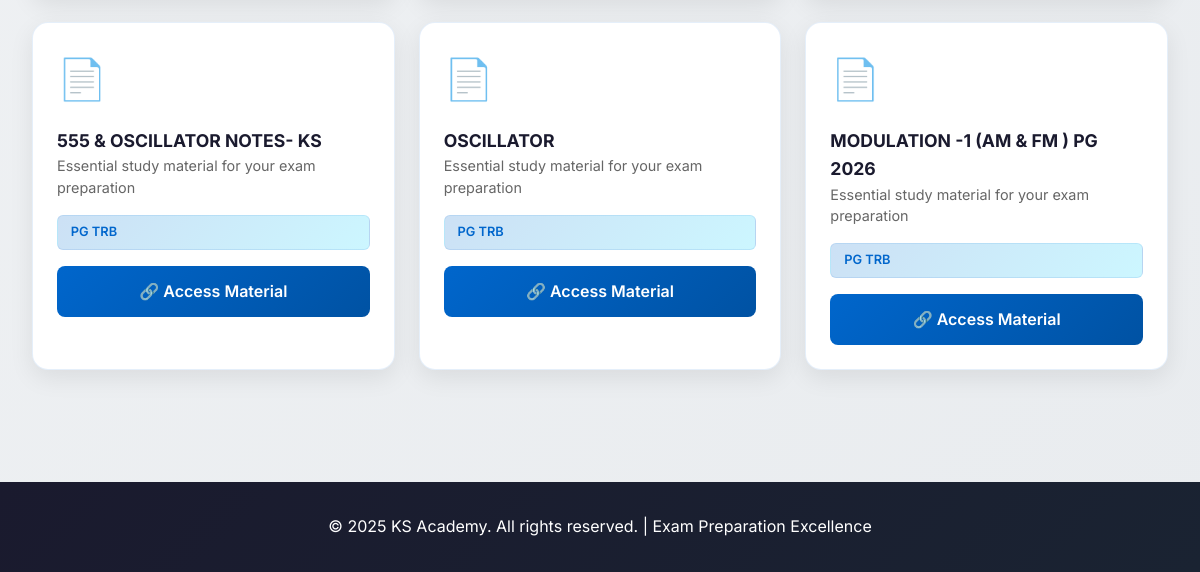
Before: /student (signed in, lower part) with the older database file.
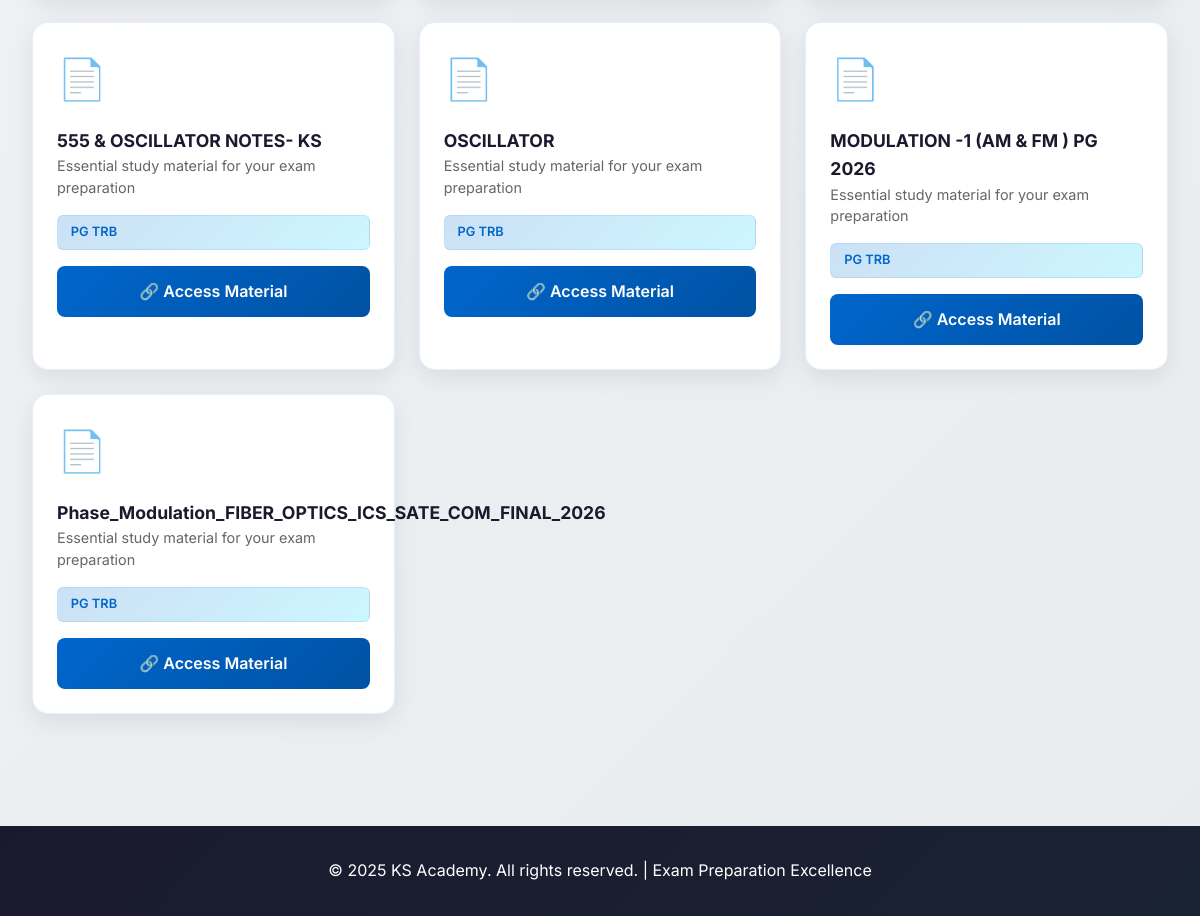
After: the same page with the newer database file.
### tables this page shows
CREATE TABLE materials (
        id INTEGER PRIMARY KEY AUTOINCREMENT,
        title TEXT NOT NULL,
        link TEXT NOT NULL,
        category TEXT NOT NULL
    );

### app.py (the view)
@app.route('/student')
def student():
    if not session.get('user') or session['user'] == 'admin':
        return redirect('/login')
    with get_db() as con:
        cur = con.cursor()
        cur.execute("SELECT name, category FROM students WHERE userid = ?", (session['user'],))
        student_data = cur.fetchone()
        if student_data:
            materials = con.execute("SELECT * FROM materials WHERE category = ?", (student_data[1],)).fetchall()
        else:
            materials = []
    return render_template("student.html",
                           student_name=student_data[0] if student_data else '',
                           userid=session.get('user'),
                           materials=materials)

### app.py (called while the page is built)
def get_db():
    conn = sqlite3.connect('data.db', check_same_thread=False)
    return conn

### templates/student.html (shortened to what this page needs)
<!DOCTYPE html>
<html lang="en">
<head>
</head>
<body>
    <div class="container">
        <section>
            {% if materials %}
            <div class="materials-grid">
                {% for mat in materials %}
                <div class="material-card">
                    <div class="material-icon">📄</div>
                    <div>
                        <h4 class="material-title">{{ mat[1] }}</h4>
                        <p class="material-description">Essential study material for your exam preparation</p>
                    </div>
                    <div class="material-category">{{ mat[3] if mat|length > 3 else 'Study Material' }}</div>
                    <a href="{{ mat[2] }}" target="_blank" class="material-link">
                        🔗 Access Material
                    </a>
                </div>
                {% endfor %}
            </div>
            {% else %}
            <div class="empty-state">
                <div class="empty-state-icon">📭</div>
                <h4>No Materials Yet</h4>
                <p>Your study materials will appear here. Check back soon!</p>
            </div>
            {% endif %}
        </section>
    </div>
    <footer>
        <p>&copy; 2025 KS Academy. All rights reserved. | Exam Preparation Excellence</p>
    </footer>
</body>
</html>

### templates/student.html (style rules this page uses)
:root { --primary: #0066cc; --primary-dark: #0052a3; --secondary: #ff6b35; --accent: #00d4ff; --success: #2ecc71; --text-dark: #1a1a2e; --text-light: #f5f5f5; --bg-light: #f8f9fa; --border-color: rgba(0, 102, 204, 0.1); }
* { margin: 0; padding: 0; box-sizing: border-box; }
html { scroll-behavior: smooth; }
body { font-family: 'Inter', -apple-system, BlinkMacSystemFont, 'Segoe UI', sans-serif; background: linear-gradient(135deg, var(--bg-light) 0%, #e9ecef 100%); color: var(--text-dark); line-height: 1.6; }
.container { max-width: 1200px; margin: 0 auto; padding: 2rem; }
.materials-grid { display: grid; grid-template-columns: repeat(auto-fill, minmax(300px, 1fr)); gap: 1.5rem; margin-bottom: 2rem; }
.material-card { background: white; border-radius: 16px; padding: 1.5rem; box-shadow: 0 8px 24px rgba(0, 0, 0, 0.08); border: 1px solid var(--border-color); transition: all 0.3s ease; animation: slideInUp 0.6s ease-out; display: flex; flex-direction: column; gap: 1rem; }
.material-icon { font-size: 2.5rem; }
.material-title { font-weight: 700; font-size: 1.1rem; color: var(--text-dark); }
.material-description { color: #666; font-size: 0.9rem; line-height: 1.5; }
.material-category { display: inline-block; background: linear-gradient(135deg, rgba(0, 102, 204, 0.2), rgba(0, 212, 255, 0.2)); color: var(--primary); padding: 0.4rem 0.8rem; border-radius: 6px; font-size: 0.8rem; font-weight: 600; border: 1px solid var(--border-color); }
.material-link { background: linear-gradient(135deg, var(--primary), var(--primary-dark)); color: white; padding: 0.8rem 1rem; border-radius: 8px; text-decoration: none; font-weight: 600; text-align: center; transition: all 0.3s ease; display: block; }
footer { background: linear-gradient(135deg, var(--text-dark) 0%, #1a2332 100%); color: white; text-align: center; padding: 2rem; margin-top: 3rem; }
footer p { margin: 0; }

Changed rows visible on the page:
added materials: title "Phase_Modulation_FIBER_OPTICS_ICS_SATE_COM_FINAL_2026", category "PG TRB"
